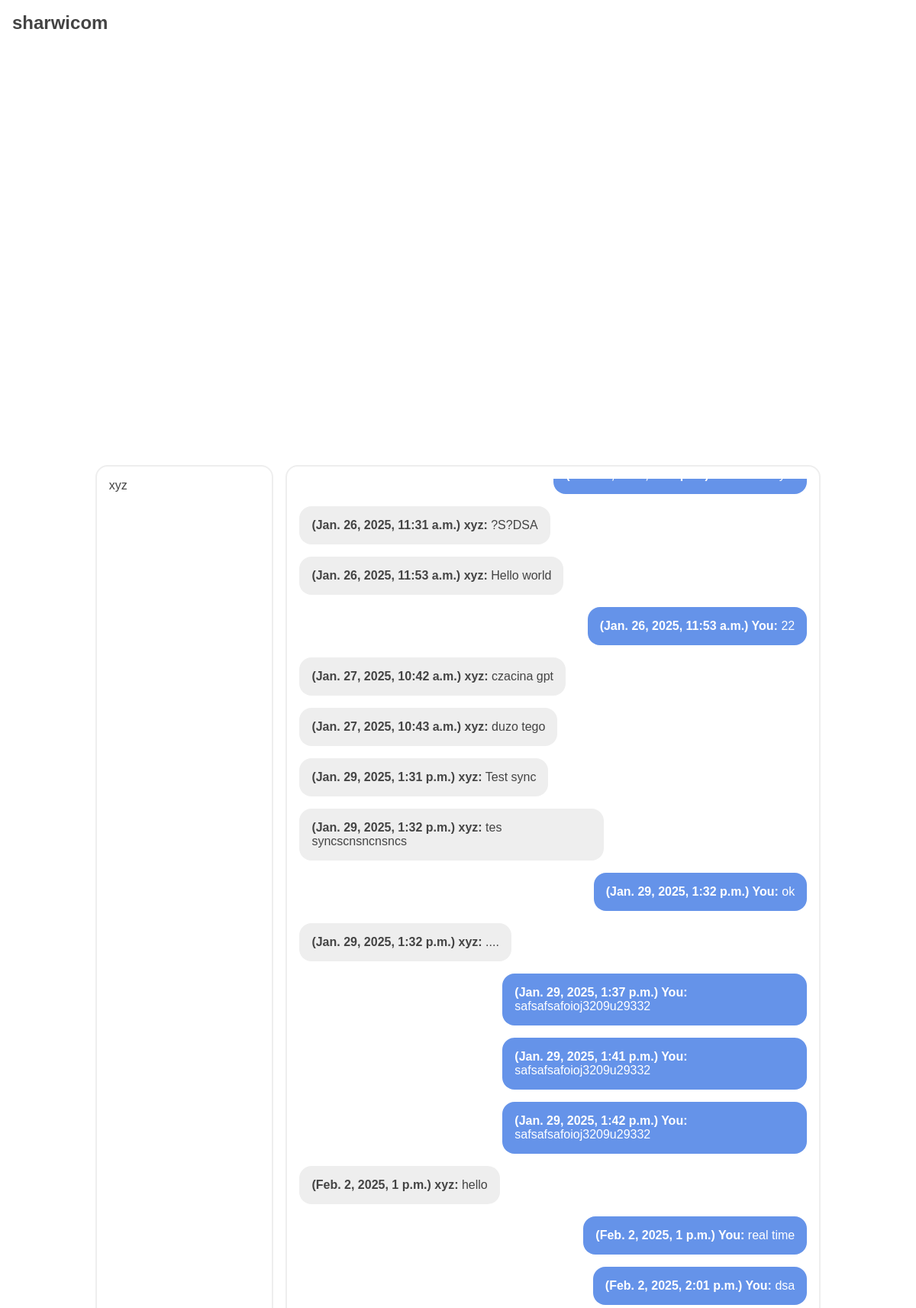
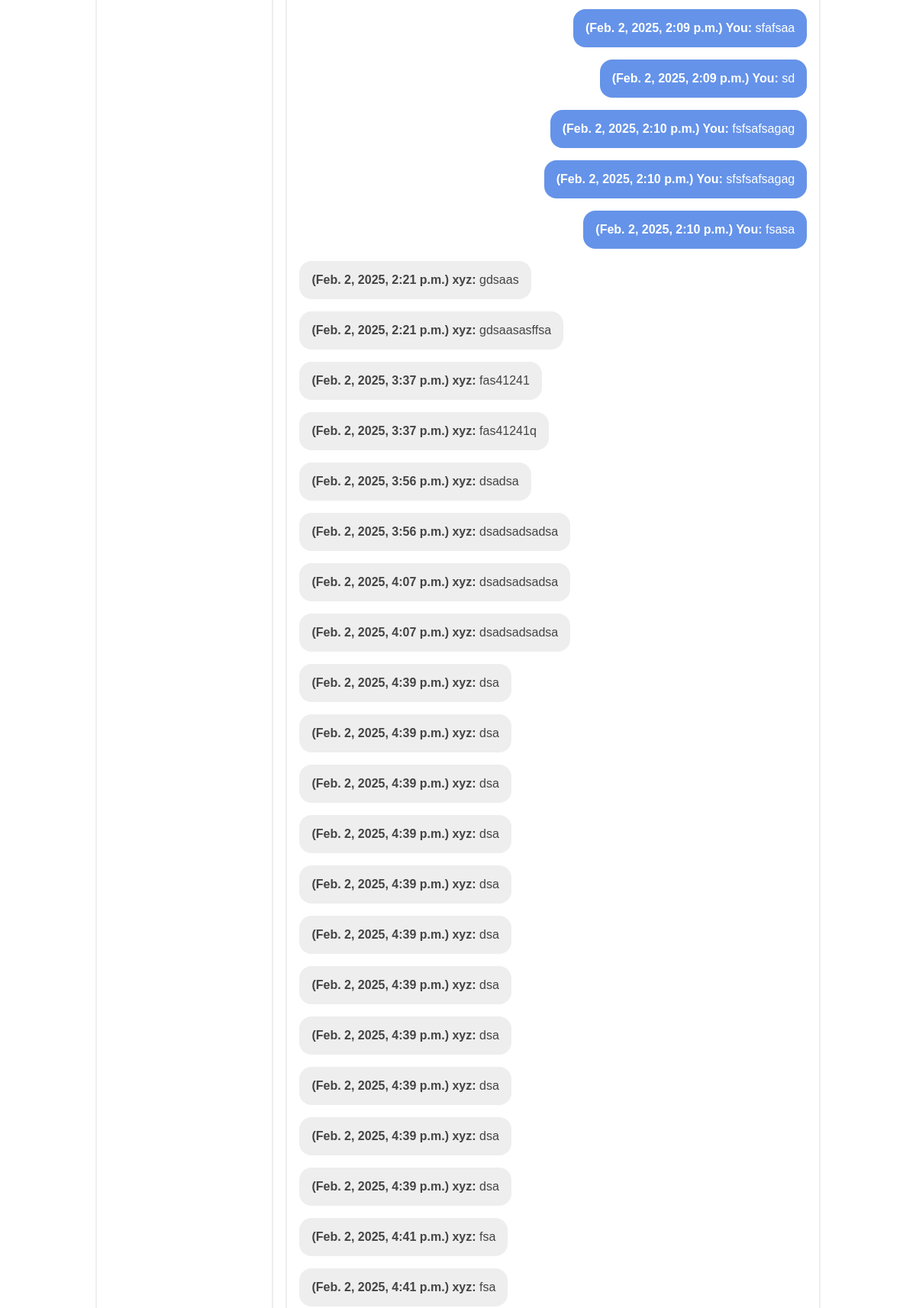
Page /conversation/xyz (signed in, upper part) on the committed database (2 pictures, top to bottom).
### mainapp/models.py (models this page shows)
class Conversation(models.Model):
    person1 = models.ForeignKey(User, related_name="conversations_as_person1", on_delete=models.CASCADE)
    person2 = models.ForeignKey(User, related_name="conversations_as_person2", on_delete=models.CASCADE)

class Message(models.Model):
    content = models.TextField()
    author = models.ForeignKey(User, on_delete=models.CASCADE)
    date = models.DateTimeField(auto_now_add=True)
    conversation = models.ForeignKey(Conversation, on_delete=models.CASCADE)

### mainapp/views.py (the view, shortened to what this page needs)
# urls.py: path('conversation/<str:recipient_name>', views.conversation, name='conversation'),
@login_required
def conversation(request, recipient_name):
    template = loader.get_template('mainapp/conversation.html')
    try: user = User.objects.get(username=recipient_name)
    except: return HttpResponse(template.render({'success': False, 'message': "A user specified in the URL does not exist!"}, request))
    try: conversation = Conversation.objects.get((Q(person1=request.user) & Q(person2=user)) | (Q(person1=user) & Q(person2=request.user)))
    except: return HttpResponse(template.render({'success': False, 'message': "Didn't find a conversation with that user!"}, request))
    messages = Message.objects.filter(conversation=conversation)
    user_conversations = Conversation.objects.filter(Q(person1=request.user) | Q(person2=request.user))
    context = {
        'success': True,
        'messages': messages,
        'recipient_name': recipient_name,
        'convs': user_conversations
    }
    return HttpResponse(template.render(context, request))

### mainapp/templates/mainapp/conversation.html (shortened to what this page needs)
{% extends "mainapp/home-base.html" %}
{% load static %}
{% block body %}
{% if success %}
<div class="conversations-wrapper">
    <div class="available-conversations">
    {% for conv in convs %}
        <div class="available-conversation">
        {% if conv.person1 == request.user %}
            {% if conv.person2.username == recipient_name %}
                {{ conv.person2.username }}
            {% else %}
                <a href="{% url 'conversation' conv.person2.username %}">{{ conv.person2.username }}</a>
            {% endif %}
        {% else %}
            {% if conv.person1.username == recipient_name %}
                {{ conv.person1.username }}
            {% else %}
                <a href="{% url 'conversation' conv.person1.username %}">{{ conv.person1.username }}</a>
            {% endif %}
        {% endif %}
        </div>
    {% endfor %}
    </div>
    <div class="active-conversation">
        <div class="conversation" data-user="{{ request.user.username }}" data-recipient="{{ recipient_name }}">
            {% for msg in messages %}
                {% if msg.author == request.user %}
                    <div class="you"><div class="message"><b>({{ msg.date }}) You:</b> {{ msg.content }}</div></div>
                {% else %}
                    <div class="recipient"><div class="message"><b>({{ msg.date }}) {{ recipient_name }}:</b> {{ msg.content }}</div></div>
                {% endif %}
            {% endfor %}
        </div>
    </div>
</div>
{% else %}
{{ message }}
{% endif %}
{% endblock %}

### mainapp/static/mainapp/css/main.css (style rules this page uses)
html, body { margin: 0; height: 100%; }
.sharwicom-wrapper * { box-sizing: border-box; font-family: "Gill Sans", "Gill Sans MT", Calibri, "Trebuchet MS", sans-serif !important; }
.sharwicom-wrapper .home-wrapper .body .conversations-wrapper { height: 100%; overflow: hidden; display: flex; flex-direction: row; gap: 1rem; justify-content: center; align-items: center; }
.sharwicom-wrapper .home-wrapper .body .conversations-wrapper .available-conversations, .sharwicom-wrapper .home-wrapper .body .conversations-wrapper .active-conversation, .sharwicom-wrapper .home-wrapper .body .conversations-wrapper .search-conversations { border: solid #eeeeee 2px; border-radius: 1rem; padding: 1rem; height: 80%; }
.sharwicom-wrapper .home-wrapper .body .conversations-wrapper .available-conversations { width: 20%; }
.sharwicom-wrapper .home-wrapper .body .conversations-wrapper .active-conversation { display: flex; flex-direction: column; width: 60%; }
.sharwicom-wrapper .home-wrapper .body .conversations-wrapper .active-conversation .conversation { flex-grow: 1; overflow-y: auto; display: flex; flex-direction: column; min-height: 0; max-height: 100%; gap: 1rem; }
.sharwicom-wrapper .home-wrapper .body .conversations-wrapper .active-conversation .conversation .you, .sharwicom-wrapper .home-wrapper .body .conversations-wrapper .active-conversation .conversation .recipient { width: 60%; }
.sharwicom-wrapper .home-wrapper .body .conversations-wrapper .active-conversation .conversation .you .message, .sharwicom-wrapper .home-wrapper .body .conversations-wrapper .active-conversation .conversation .recipient .message { width: fit-content; background-color: #eeeeee; padding: 1rem; border-radius: 1rem; }
.sharwicom-wrapper .home-wrapper .body .conversations-wrapper .active-conversation .conversation .you { margin-left: auto; }
.sharwicom-wrapper .home-wrapper .body .conversations-wrapper .active-conversation .conversation .you .message { margin-left: auto; background-color: #6593e9; color: #ffffff; }
.sharwicom-wrapper .home-wrapper .body .conversations-wrapper .active-conversation .conversation .recipient .message { background-color: #eeeeee; }

### rows in the picture
Conversation: person2.username "xyz"
Message: date "Jan. 26, 2025, 11:31 a.m.", recipient_name "xyz", content "?S?DSA"
Message: date "Jan. 26, 2025, 11:53 a.m.", recipient_name "xyz", content "Hello world"
Message: date "Jan. 26, 2025, 11:53 a.m.", content "22"
Message: date "Jan. 27, 2025, 10:42 a.m.", recipient_name "xyz", content "czacina gpt"
Message: date "Jan. 27, 2025, 10:43 a.m.", recipient_name "xyz", content "duzo tego"
Message: date "Jan. 29, 2025, 1:31 p.m.", recipient_name "xyz", content "Test sync"
Message: date "Jan. 29, 2025, 1:32 p.m.", recipient_name "xyz", content "tes syncscnsncnsncs"
Message: date "Jan. 29, 2025, 1:32 p.m.", content "ok"
Message: date "Jan. 29, 2025, 1:32 p.m.", recipient_name "xyz", content "...."
Message: date "Jan. 29, 2025, 1:37 p.m.", content "safsafsafoioj3209u29332"
Message: date "Jan. 29, 2025, 1:41 p.m.", content "safsafsafoioj3209u29332"
Message: date "Jan. 29, 2025, 1:42 p.m.", content "safsafsafoioj3209u29332"
Message: date "Feb. 2, 2025, 1 p.m.", recipient_name "xyz", content "hello"
Message: date "Feb. 2, 2025, 1 p.m.", content "real time"
Message: date "Feb. 2, 2025, 2:01 p.m.", content "dsa"
Message: date "Feb. 2, 2025, 2:09 p.m.", content "sfafsaa"
Message: date "Feb. 2, 2025, 2:09 p.m.", content "sd"
Message: date "Feb. 2, 2025, 2:10 p.m.", content "fsfsafsagag"
Message: date "Feb. 2, 2025, 2:10 p.m.", content "sfsfsafsagag"
Message: date "Feb. 2, 2025, 2:10 p.m.", content "fsasa"
Message: date "Feb. 2, 2025, 2:21 p.m.", recipient_name "xyz", content "gdsaas"
Message: date "Feb. 2, 2025, 2:21 p.m.", recipient_name "xyz", content "gdsaasasffsa"
Message: date "Feb. 2, 2025, 3:37 p.m.", recipient_name "xyz", content "fas41241"
Message: date "Feb. 2, 2025, 3:37 p.m.", recipient_name "xyz", content "fas41241q"
Message: date "Feb. 2, 2025, 3:56 p.m.", recipient_name "xyz", content "dsadsa"
Message: date "Feb. 2, 2025, 3:56 p.m.", recipient_name "xyz", content "dsadsadsadsa"
Message: date "Feb. 2, 2025, 4:07 p.m.", recipient_name "xyz", content "dsadsadsadsa"
Message: date "Feb. 2, 2025, 4:07 p.m.", recipient_name "xyz", content "dsadsadsadsa"
Message: date "Feb. 2, 2025, 4:39 p.m.", recipient_name "xyz", content "dsa"
Message: date "Feb. 2, 2025, 4:39 p.m.", recipient_name "xyz", content "dsa"
Message: date "Feb. 2, 2025, 4:39 p.m.", recipient_name "xyz", content "dsa"
Message: date "Feb. 2, 2025, 4:39 p.m.", recipient_name "xyz", content "dsa"
Message: date "Feb. 2, 2025, 4:39 p.m.", recipient_name "xyz", content "dsa"
Message: date "Feb. 2, 2025, 4:39 p.m.", recipient_name "xyz", content "dsa"
Message: date "Feb. 2, 2025, 4:39 p.m.", recipient_name "xyz", content "dsa"
Message: date "Feb. 2, 2025, 4:39 p.m.", recipient_name "xyz", content "dsa"
Message: date "Feb. 2, 2025, 4:39 p.m.", recipient_name "xyz", content "dsa"
Message: date "Feb. 2, 2025, 4:39 p.m.", recipient_name "xyz", content "dsa"
Message: date "Feb. 2, 2025, 4:39 p.m.", recipient_name "xyz", content "dsa"
Message: date "Feb. 2, 2025, 4:41 p.m.", recipient_name "xyz", content "fsa"
Message: date "Feb. 2, 2025, 4:41 p.m.", recipient_name "xyz", content "fsa"
